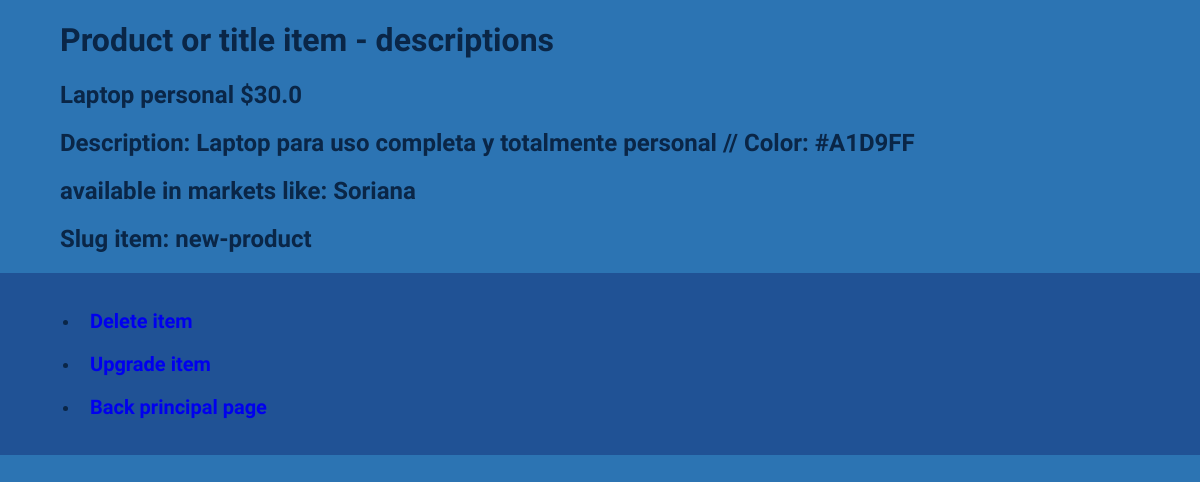
Page /detail_view/1 on the committed database.
### dear_app/models.py (models this page shows, shortened)
class Product(models.Model):
    title = models.TextField(max_length=100, default='Prducto nuevo')
    price = models.FloatField(default=100)
    description = models.CharField(max_length=100,default='On sale')
    color = ColorField(null = True)
    seller = models.ForeignKey(Market,on_delete=models.CASCADE,null=True, blank=True)
    product_dimensions = models.TextField(default='[("Altura":20),("Anchura": 5),("Longitud": 8)]')
    slug = models.SlugField(db_index=True, blank = True,default='new-product')

class Market(models.Model):
    name = models.CharField(max_length=200)
    articles = models.JSONField()
    def __str__(self):
        return self.name

### dear_app/views.py (the view)
# urls.py: path('detail_view/<int:product_id>',detail_view,name='detail_view'),
def detail_view(request,product_id):
    instance = get_object_or_404(Product,id=product_id)
    context = {
        'product': instance
    }
    return render(request, 'pages/detail_view.html',context)

### dear_app/templates/pages/detail_view.html (shortened to what this page needs)
{% load static %}
<!DOCTYPE html>
<html lang="en">
<head>
    <link rel='stylesheet' href="{% static 'dear_app/Sec Detail.css' %}">
</head>
<body>
    <h1>Product or title item - descriptions</h1>
    <h2>{{product.title}} ${{product.price}}</h2>
    <h2>Description: {{product.description}} // Color: {{product.color}}</h2>
    <h2>available in markets like: {{product.seller}}</h2>
    <h2>Slug item: {{product.slug}}</h2>
    <nav>
        <ul>
            <li><a href='/delete_view/{{product.id}}'>Delete item</a> <br><br></li>
            <li><a href='/update_view/{{product.id}}'>Upgrade item</a> <br><br></li>
            <li><a href='/list_view/'>Back principal page</a> <br></li>
        </ul>
    </nav>
</body>
</html>

### dear_app/static/dear_app/Sec Detail.css (style rules this page uses)
*,*:before,*:after { box-sizing: border-box; }
body,html { height: 100%; }
body { padding: 0; margin: 0; font-family: 'REM', sans-serif; background-color: rgb(44, 116, 179); color: rgb(10, 38, 71); }
h1,h2 { margin-left: 60px; }
nav { background-color: rgb(32, 82, 149); padding: 20px 40px; position: relative; }
a { text-decoration: none; font-weight: 700; font-size: 20px; margin-left: 10px; }

### rows in the picture
Product: title "Laptop personal", price "30.0", description "Laptop para uso completa y totalmente personal", color "#A1D9FF", seller "Soriana", slug "new-product"
